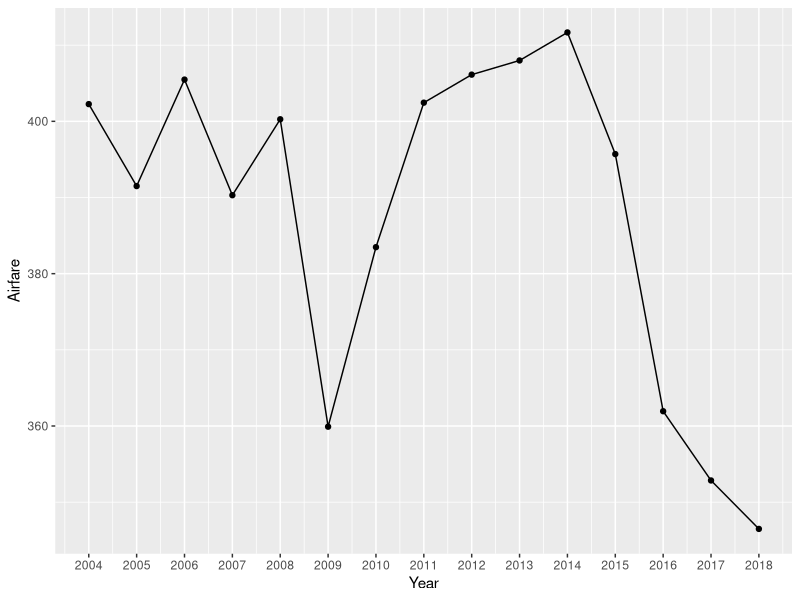
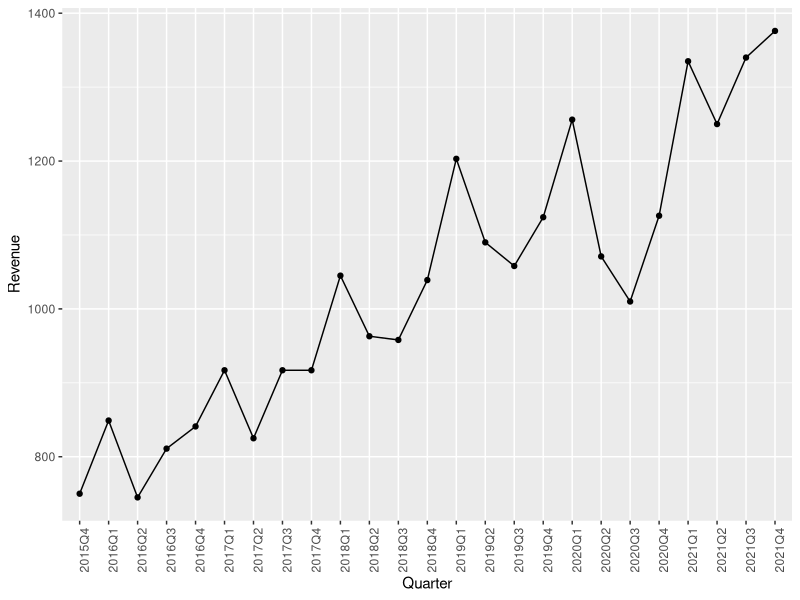
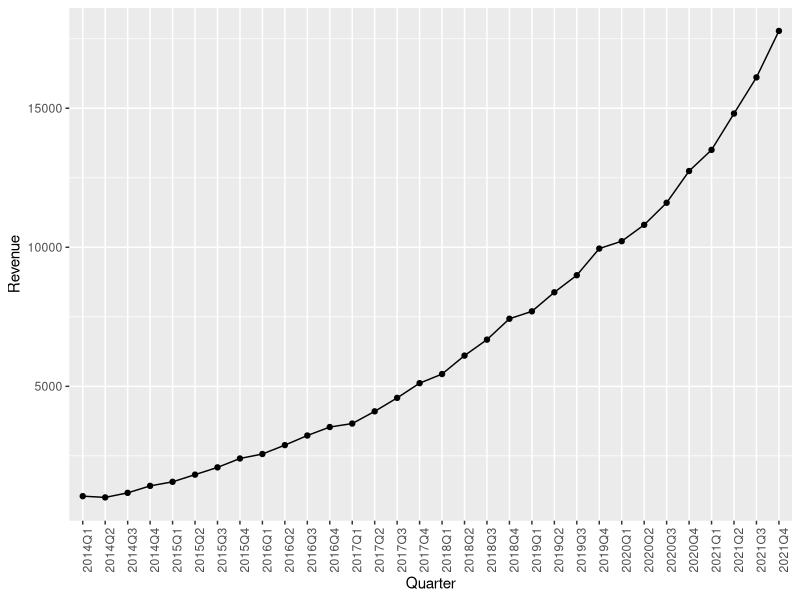

Reproduce these figures in R, in order.
#install packages
install.packages("TTR")

#load libraries
library(tidyverse)
library(TTR)

#set working directory
setwd("C:/Users/kspen/OneDrive/Documents")

#read dataset into R
airdf <- read.csv("airfare.csv")
view(airdf)

#Create a time series plot of the average airfare data from 2004 to 2018
ggplot(data = airdf, mapping=aes(x=Year, y=Airfare))+
  geom_line()+
  geom_point()+
  scale_x_continuous(breaks = seq(2004, 2018, by=1))
labs(title="Average Airfare", x= "Year", y="Airfare")

#Create a vector for the actual yearly airfare
airfare_actuals <- airdf$Airfare

#Use a SIMPLE MOVING AVERAGE with n=3 (3 years) to calculate a forecast for the
#average airfare in 2019
airsma<- SMA(airfare_actuals, n=3)
airsma

#Adjust the vector of predicted values to align with the actual values vector
airsma_pred <- c(NA, airsma[-length(airsma)])

#Create functions for the accuracy measures
mae<-function(actual, pred){
  mae<-mean(abs(actual-pred), na.rm=TRUE)
  return (mae)}

mse<-function(actual, pred){
  mse<-mean((actual-pred)^2, na.rm=TRUE)
  return(mse)}

rmse<- function(actual, pred){
  rmse<-sqrt(mean((actual-pred)^2, na.rm=TRUE))
  return(rmse)}

mape<-function(actual, pred){
  mape<-mean(abs((actual-pred)/actual), na.rm=TRUE)*100
  return(mape)}

#accuracy measures for the simple moving average method.
mae(airfare_actuals, airsma_pred)
mse(airfare_actuals, airsma_pred)
rmse(airfare_actuals, airsma_pred)
mape(airfare_actuals, airsma_pred)

################################################################################

#Use a SIMPLE EXPONENTIAL SMOOTHING with a smoothing constant of 0.2 to calculate
#a forecast for the average airfare in 2019.
airexp <-EMA(airfare_actuals, n=1,ratio=.2)
airexp

#Adjust the vector of predicted values to align with the actual values vector
airexp_pred <- c(NA, airexp[-length(airexp)])

#accuracy measures for the simple exponential smoothing method  with constant 0.2
mae(airfare_actuals, airexp_pred)
mse(airfare_actuals, airexp_pred)
rmse(airfare_actuals, airexp_pred)
mape(airfare_actuals, airexp_pred)

#Use a SIMPLE EXPONENTIAL SMOOTHING with a smoothing constant of 0.8 to calculate a
#forecast for the average airfare in 2019.
airexp8 <-EMA(airfare_actuals, n=1,ratio=.8)
airexp8

#Adjust the vector of predicted values to align with the actual values vector
airexp8_pred <- c(NA, airexp8[-length(airexp8)])

#accuracy measures for the exponential smoothing method with constant 0.8.
mae(airfare_actuals, airexp8_pred)
mse(airfare_actuals, airexp8_pred)
rmse(airfare_actuals, airexp8_pred)
mape(airfare_actuals, airexp8_pred)

##################################################################

#read dataset into R
warnerdf <- read.csv("warner_music.csv")
view(warnerdf)

#Create a time series plot of the Warner Music Group data.
ggplot(data = warnerdf, mapping=aes(x=Quarter, y=Revenue))+
  geom_line(group=1)+
  geom_point()+
  theme(axis.text.x=element_text(angle=90))
labs(title="Warner Music Quarterly Revenue 2015 to 2021", x= "Quarter", y="Revenue")

#add a column of consecutive numbers corresponding to each quarter
warnerdf$Time <- 1:nrow(warnerdf)

#Use LINEAR REGRESSION to model the trend in the time series.
warnerreg1<-lm(Revenue ~ Time, data=warnerdf)
summary(warnerreg1)

#Create a vector for the actual quarterly revenue
warner_actuals <- warnerdf$Revenue

#Create an object with the time periods to use for the prediction
new <- data.frame(Time=c(26, 27, 28, 29))
predict(warnerreg1, newdata=new)

#Create a vector of predicted values
warner_pred1 = predict(warnerreg1)

#accuracy measures for predicted values on the regression.
mae(warner_actuals, warner_pred1)
mse(warner_actuals, warner_pred1)
rmse(warner_actuals, warner_pred1)
mape(warner_actuals, warner_pred1)

#Create dummy variables corresponding to each quarter
warnerdf$Q1 <- ifelse(grepl("Q1", warnerdf$Quarter), 1,0)
warnerdf$Q2 <- ifelse(grepl("Q2", warnerdf$Quarter), 1,0)
warnerdf$Q3 <- ifelse(grepl("Q3", warnerdf$Quarter), 1,0)
warnerdf$Q4 <- ifelse(grepl("Q4", warnerdf$Quarter), 1,0)

#Use LINEAR REGRESSION to model both the trend and the seasonality in the time series.
warnerreg2 <- lm(Revenue ~ Time+Q2+Q3+Q4, data=warnerdf)
summary(warnerreg2)

#Create a vector of predicted values
warner_lmpred2 = predict(warnerreg2)

#accuracy measures for predicted values based on the regression.
mae(warner_actuals, warner_lmpred2)
mse(warner_actuals, warner_lmpred2)
rmse(warner_actuals, warner_lmpred2)
mape(warner_actuals, warner_lmpred2)

#Forecast Q1, Q2, Q3, and Q4 revenues for 2022 using the results of the regression
#analysis modeling both trend and seasonality.

#create an object with time periods to use for the prediction
new <- data.frame(Time=c(26,27,28,29),Q2=c(0,1,0,0), Q3=c(0,0,1,0), Q4=c(0,0,0,1))
predict(warnerreg2, newdata=new)

###############################################################################

#read dataset into R
amazondf <- read.csv("amazon_web_services.csv")
view(amazondf)

#Create a time series plot of the Amazon Web Services revenue data.
ggplot(data = amazondf, mapping=aes(x=Quarter, y=Revenue))+
  geom_line(group=1)+
  geom_point()+
  theme(axis.text.x=element_text(angle=90))
labs(title="Amazon Web Services Quarterly Revenue", x= "Quarter", y="Revenue")

#add a column of consecutive numbers corresponding to each quarter
amazondf$Time <- 1:nrow(amazondf)

#Use LINEAR REGRESSION first to model the trend in the time series.
amazonreg1<-lm(Revenue ~ Time, data=amazondf)
summary(amazonreg1)
 
#Create a vector for the actual quarterly revenue
amazon_actuals <- amazondf$Revenue

#Create a vector of predicted values
amazon_pred1 = predict(amazonreg1)

#accuracy measures for predicted values based on the regression
mae(amazon_actuals, amazon_pred1)
mse(amazon_actuals, amazon_pred1)
rmse(amazon_actuals, amazon_pred1)
mape(amazon_actuals, amazon_pred1)

#Create a new variable that squares the time variable
amazondf$Time2 <- amazondf$Time^2

#Use QUADRATIC REGRESSION MODEL to create a regression equation for forecasting
liregquad <- lm(Revenue ~ Time + Time2, data=amazondf)
summary(liregquad)

#Create a vector of predicted values generated from the quadratic regression
amazon_pred2 = predict(liregquad)

#accuracy measures for predicted values based on the regression.
mae(amazon_actuals, amazon_pred2)
mse(amazon_actuals, amazon_pred2)
rmse(amazon_actuals, amazon_pred2)
mape(amazon_actuals, amazon_pred2)

#Forecast Q1, Q2, Q3, and Q4 revenues for 2022 using the results of the quadratic
#regression analysis.
new <- data.frame(Time=c(33,34,35,36), Time2=c(1089, 1156, 1225, 1296))
predict(liregquad, newdata=new)


